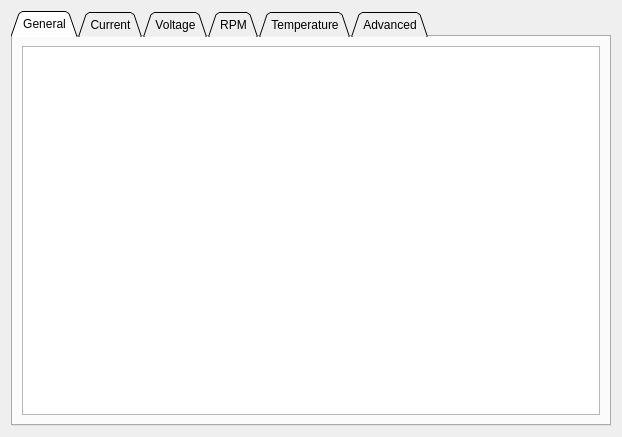
<?xml version="1.0" encoding="UTF-8"?>
<ui version="4.0">
 <class>PageMotor</class>
 <widget class="QWidget" name="PageMotor">
  <property name="geometry">
   <rect>
    <x>0</x>
    <y>0</y>
    <width>622</width>
    <height>437</height>
   </rect>
  </property>
  <property name="windowTitle">
   <string>Form</string>
  </property>
  <layout class="QVBoxLayout" name="verticalLayout">
   <item>
    <widget class="QTabWidget" name="tabWidget">
     <property name="tabShape">
      <enum>QTabWidget::Triangular</enum>
     </property>
     <property name="currentIndex">
      <number>0</number>
     </property>
     <widget class="QWidget" name="tab">
      <attribute name="title">
       <string>General</string>
      </attribute>
      <layout class="QVBoxLayout" name="verticalLayout_2">
       <item>
        <widget class="ParamTable" name="motorTab"/>
       </item>
      </layout>
     </widget>
     <widget class="QWidget" name="tab_2">
      <attribute name="title">
       <string>Current</string>
      </attribute>
      <layout class="QVBoxLayout" name="verticalLayout_3">
       <item>
        <widget class="ParamTable" name="currentTab"/>
       </item>
      </layout>
     </widget>
     <widget class="QWidget" name="tab_3">
      <attribute name="title">
       <string>Voltage</string>
      </attribute>
      <layout class="QVBoxLayout" name="verticalLayout_4">
       <item>
        <widget class="ParamTable" name="voltageTab"/>
       </item>
       <item>
        <widget class="BatteryCalculator" name="batteryCalc" native="true"/>
       </item>
      </layout>
     </widget>
     <widget class="QWidget" name="tab_6">
      <attribute name="title">
       <string>RPM</string>
      </attribute>
      <layout class="QVBoxLayout" name="verticalLayout_7">
       <item>
        <widget class="ParamTable" name="rpmTab"/>
       </item>
      </layout>
     </widget>
     <widget class="QWidget" name="tab_4">
      <attribute name="title">
       <string>Temperature</string>
      </attribute>
      <layout class="QVBoxLayout" name="verticalLayout_5">
       <item>
        <widget class="ParamTable" name="tempTab"/>
       </item>
      </layout>
     </widget>
     <widget class="QWidget" name="tab_5">
      <attribute name="title">
       <string>Advanced</string>
      </attribute>
      <layout class="QVBoxLayout" name="verticalLayout_6">
       <item>
        <widget class="ParamTable" name="advancedTab"/>
       </item>
      </layout>
     </widget>
    </widget>
   </item>
  </layout>
 </widget>
 <customwidgets>
  <customwidget>
   <class>ParamTable</class>
   <extends>QTableWidget</extends>
   <header>widgets/paramtable.h</header>
  </customwidget>
  <customwidget>
   <class>BatteryCalculator</class>
   <extends>QWidget</extends>
   <header>widgets/batterycalculator.h</header>
   <container>1</container>
  </customwidget>
 </customwidgets>
 <resources/>
 <connections/>
</ui>
